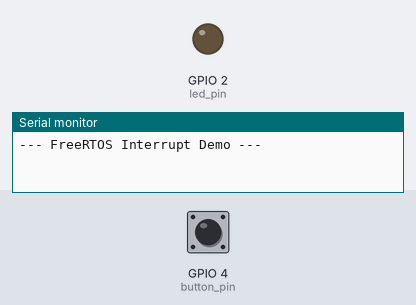
A sketch run on a simulated ESP32. Parts: output pins drawn as LEDs (lit = HIGH), the last lines printed to the serial monitor. The inputs (shaded band) are chosen by the test bench; at power-on: GPIO 4 (button_pin) HIGH.

Above: at 2.2 s.
2.3 s: GPIO 4 (button_pin) pulled LOW for 0.15 s
At 3.1 s:
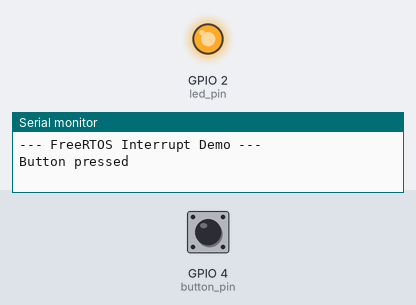
3.9 s: GPIO 4 (button_pin) pulled LOW for 1 s
At 4.3 s:
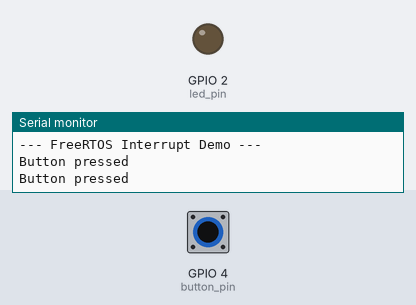
6.4 s: GPIO 4 (button_pin) pulled LOW for 3.2 s
At 7.4 s:
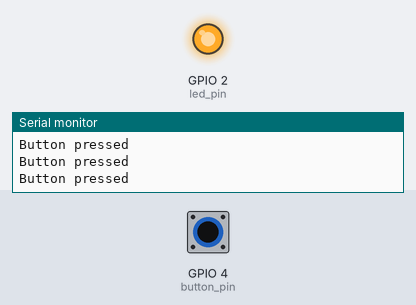
Timing chart, 0 to 9.4 s (numbered marks = the images above; inputs shaded):
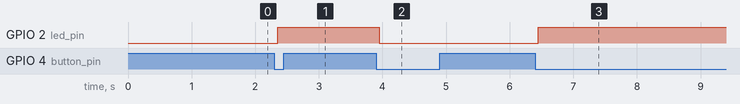

The sketch:

07_interrupts.ino
```cpp
#include <Arduino.h>

/**
 * FreeRTOS Interrupt Demo
 *
 * Demo:
 * - Button press triggers GPIO interrupt.
 * - ISR gives a binary semaphore.
 * - ButtonTask wakes up, debounces, toggles LED.
 *
 * Wiring:
 * GPIO 4 ---- Button ---- GND
 *
 * With INPUT_PULLUP:
 * - Not pressed = HIGH
 * - Pressed     = LOW
 *
 * FALLING interrupt means HIGH -> LOW, so it triggers on button press.
 */

static const int button_pin = 4;
static const int led_pin = LED_BUILTIN;

static SemaphoreHandle_t button_sem = NULL;

/*
 * ISR: Interrupt Service Routine
 *
 * Keep it short:
 * - no Serial.print()
 * - no delay()
 * - no heavy work
 *
 * Only notify ButtonTask.
 */
void IRAM_ATTR ButtonISR()
{
  BaseType_t higher_priority_task_woken = pdFALSE;

  // In ISR, use xSemaphoreGiveFromISR(), not xSemaphoreGive().
  xSemaphoreGiveFromISR(button_sem, &higher_priority_task_woken);

  // If a higher-priority task was woken, switch to it after ISR exits.
  if (higher_priority_task_woken == pdTRUE)
  {
    portYIELD_FROM_ISR();
  }
}

/*
 * ButtonTask
 *
 * Waits for the ISR event, then handles the button press.
 */
void ButtonTask(void *parameter)
{
  bool led_state = false;

  while (1)
  {
    // Wait here until ISR gives the semaphore.
    if (xSemaphoreTake(button_sem, portMAX_DELAY) == pdTRUE)
    {
      // Debounce: wait for mechanical bouncing to settle.
      vTaskDelay(pdMS_TO_TICKS(50));

      // Confirm the button is still pressed.
      if (digitalRead(button_pin) == LOW)
      {
        led_state = !led_state;
        digitalWrite(led_pin, led_state);

        // Printing is safe here because this is a task, not ISR.
        Serial.println("Button pressed");
      }
    }
  }
}

void setup()
{
  Serial.begin(115200);
  delay(1000);

  Serial.println();
  Serial.println("--- FreeRTOS Interrupt Demo ---");

  pinMode(button_pin, INPUT_PULLUP);
  pinMode(led_pin, OUTPUT);
  digitalWrite(led_pin, LOW);

  // Create semaphore before enabling interrupt.
  button_sem = xSemaphoreCreateBinary();

  if (button_sem == NULL)
  {
    Serial.println("ERROR: Failed to create semaphore");

    while (1)
    {
      vTaskDelay(pdMS_TO_TICKS(1000));
    }
  }

  BaseType_t task_result = xTaskCreatePinnedToCore(
    ButtonTask,
    "Button Task",
    4096,
    NULL,
    1,
    NULL,
    1
  );

  if (task_result != pdPASS)
  {
    Serial.println("ERROR: Failed to create ButtonTask");

    while (1)
    {
      vTaskDelay(pdMS_TO_TICKS(1000));
    }
  }

  /*
   * Attach interrupt after semaphore and task are ready.
   *
   * FALLING = trigger when button goes HIGH -> LOW.
   */
  attachInterrupt(
    digitalPinToInterrupt(button_pin),
    ButtonISR,
    FALLING
  );
}

void loop()
{
  // loop() is unused.
  vTaskDelay(pdMS_TO_TICKS(1000));
}
```

Measured:
- after the input at 2.3 s, GPIO 2 (led_pin): LOW → HIGH after 0.05 s
- after the input at 3.9 s, GPIO 2 (led_pin): HIGH → LOW after 0.05 s
- after the input at 6.4 s, GPIO 2 (led_pin): LOW → HIGH after 0.05 s
